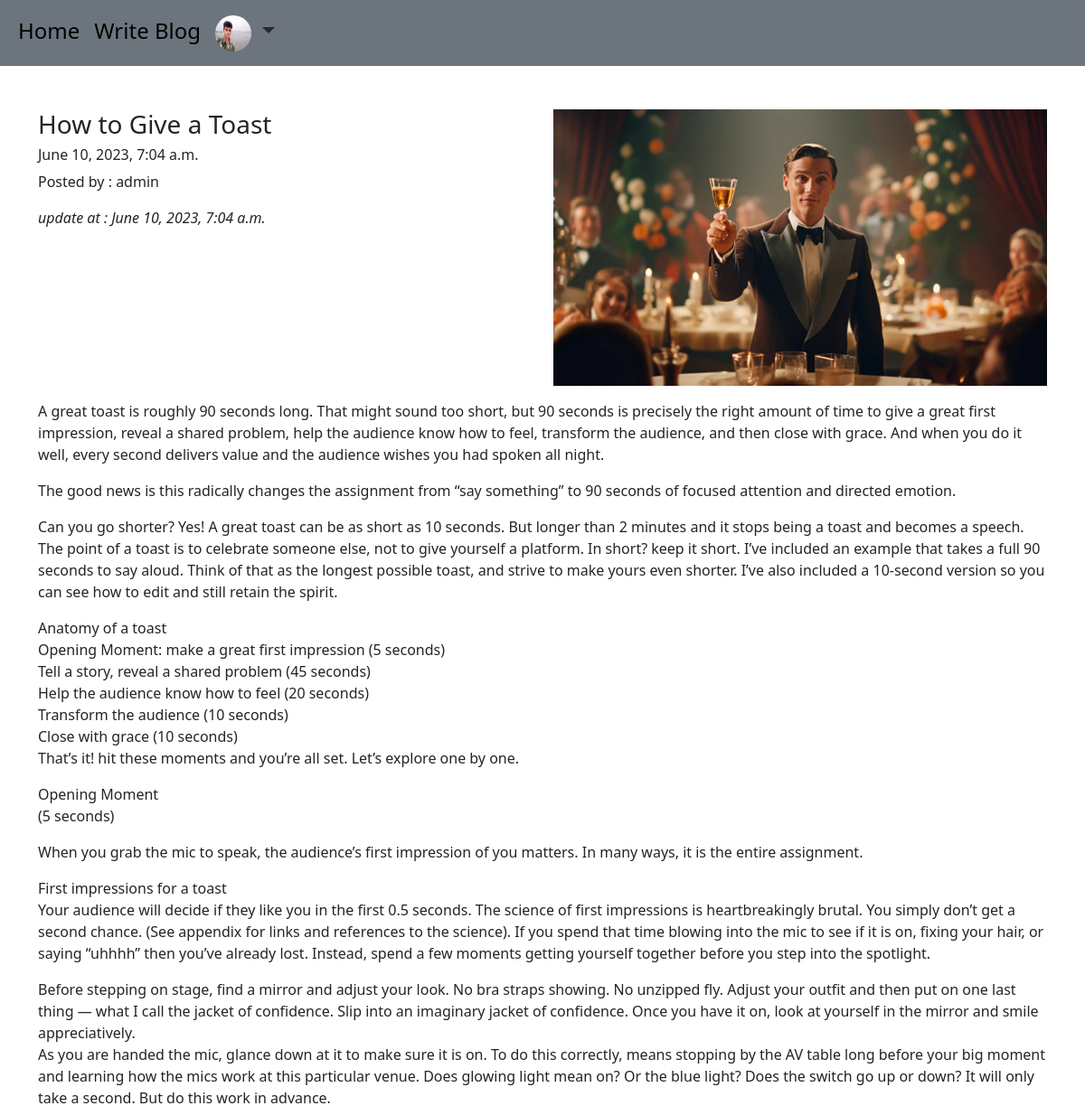
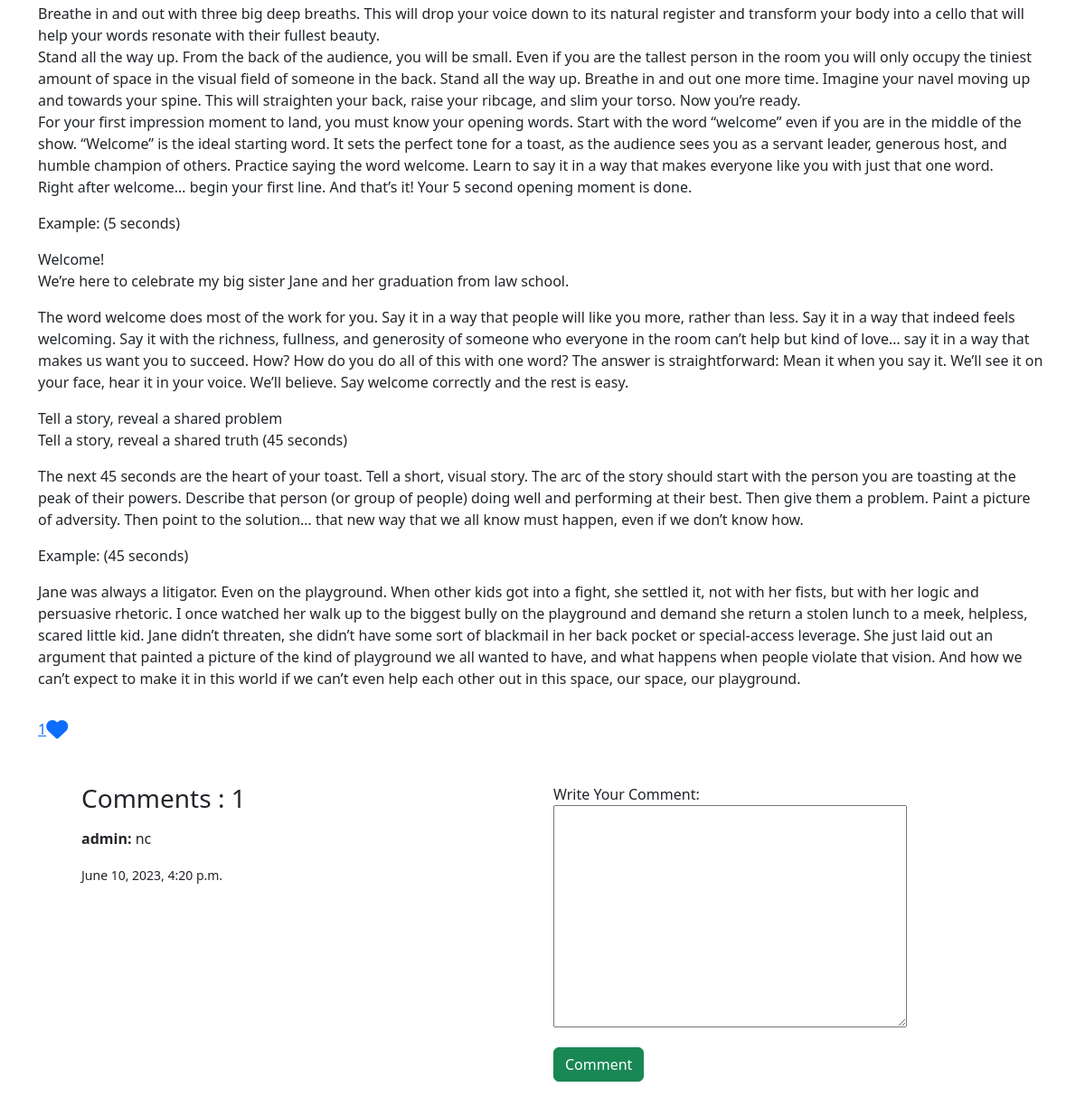
Page /blog/details/4/ (signed in) on the committed database (2 pictures, top to bottom).
### login/models.py (models this page shows, shortened)
class UserProfile(models.Model):
    user = models.OneToOneField(
        User, on_delete=models.CASCADE, related_name='user_all_profile')
    profile_pic = models.ImageField(
        upload_to='profile_pic')

### blog/models.py (models this page shows, shortened)
class Blog(models.Model):
    author = models.ForeignKey(
        User, on_delete=models.CASCADE, related_name='author_blog')
    blog_title = models.CharField(max_length=255)
    blog_content = models.TextField(verbose_name='What is Your mind ?')
    slug = models.SlugField(max_length=1000, unique=True)
    blog_image = models.ImageField(upload_to='blog_img')
    publish_at = models.DateTimeField(auto_now_add=True)
    update_at = models.DateTimeField(auto_now=True)
    class Meta:
        ordering=['-publish_at']

class Comment(models.Model):
    blog = models.ForeignKey(
        Blog, on_delete=models.CASCADE, related_name='blog_comment')
    user = models.ForeignKey(
        User, on_delete=models.CASCADE, related_name='user_comment')
    comment = models.TextField(verbose_name='Write Your Comment')
    comment_date = models.DateTimeField(auto_now_add=True)

### blog/views.py (the view, shortened to what this page needs)
# urls.py: path('details/<int:id>/', views.blog_details, name='details'),
@login_required
def blog_details(request, id):
    blog = Blog.objects.get(pk=id)
    comment_form = CommentForm()
    all_comment = Comment.objects.filter(blog=blog)
    already_like = Like.objects.filter(user=request.user, blog=blog)
    if already_like:
        liked = True
    else:
        liked = False
    return render(request, 'blog/blog_details.html', context={'blog': blog, 'comment_form': comment_form, 'all_comment': all_comment, 'liked': liked})

### blog/forms.py
class CommentForm(forms.ModelForm):
    class Meta:
        model = Comment
        fields = ['comment']

### blog/templates/blog/blog_details.html (shortened to what this page needs)
{% extends 'base.html' %}
{% load custom_filters %}
{% block body_block %}
<div class="row">
    <div class="col">
        <h3>{{blog.blog_title}}</h3>
        <h6>{{blog.publish_at}}</h6>
        <p>Posted by : {{blog.author}}</p>
        <p><i>update at : {{blog.update_at}}</i></p>
    </div>
    <div class="col">
        <img src="/media/{{blog.blog_image}}" alt="" title="{{blog.blog_title}}" width="100%">
    </div>
    <p>{{blog.blog_content|linebreaks}}</p>
    {% if liked %}
    <a href="{% url 'blog:unlike' pk=blog.pk%}">{{blog.like_blog.count}}<i class="fa-solid fa-heart fa-xl ml-3"></i></a>
    {% else %}
    <a href="{% url 'blog:like' pk=blog.pk%}">{{blog.like_blog.count}}<i class="fa-regular fa-heart fa-xl ml-3"></i></a>
    {% endif %}
</div>
<div class="row p-5">
    <div class="col">
        <h3>Comments : {{blog.blog_comment.count}}</h3>
        {% for comment in all_comment %}
        <p class="mt-3"><strong>{{comment.user}}:</strong> {{comment.comment}}</p>
        <small>{{comment.comment_date}}</small>
        {% endfor %}
    </div>
    <div class="col">
        <form action="" method="post">
            {{comment_form.as_p}}
            <input type="submit" value="Comment" class="btn btn-success btn-m">
        </form>
    </div>
</div>
{% endblock body_block %}

### templates/base.html (shortened to what this page needs)
<!doctype html>
<html lang="en">
<head>
    <link href="https://cdn.jsdelivr.net/npm/bootstrap@5.3.0/dist/css/bootstrap.min.css" rel="stylesheet"
>
</head>
<body>
    <nav class="navbar navbar-expand-lg bg-secondary">
        <div class="container-fluid">
            <div class="collapse navbar-collapse" id="navbarNavDropdown">
                <ul class="navbar-nav fs-4">
                    <li class="nav-item">
                        <a class="nav-link active" aria-current="page" href="{% url 'blog:blog_list' %}">Home</a>
                    </li>
                    {% if user.is_authenticated %}
                    <li class="nav-item">
                        <a class="nav-link active" aria-current="page" href="{% url 'blog:write_blog' %}">Write Blog</a>
                    </li>
                    <li class="nav-item dropdown">
                        {% if user.user_all_profile %}
                        <a class="nav-link dropdown-toggle" href="#" role="button" data-bs-toggle="dropdown"
                            aria-expanded="false">
                            <img src="/media/{{user.user_all_profile.profile_pic}}" alt="" width="40" height="40"
                                class="rounded-circle">
                        </a>
                        {% else %}
                        <a class="nav-link dropdown-toggle" href="#" role="button" data-bs-toggle="dropdown"
                            aria-expanded="false">
                            <img src="/media/profile_pic/default.avif" alt="" width="40" height="40"
                                class="rounded-circle">
                        </a>
                        {% endif %}
                    </li>
                    {% endif %}
                </ul>
            </div>
        </div>
    </nav>
    <div class="container mt-5">
        {% block body_block %}
        {% endblock body_block %}
    </div>
</body>
</html>

### rows in the picture
Blog: blog_title "How to Give a Toast", publish_at "June 10, 2023, 7:04 a.m.", author "admin", update_at "June 10, 2023, 7:04 a.m.", blog_image (picture), blog_content "A great toast is roughly 90 seconds long. That might sound too short, but 90 seconds is precisely the right amount of time to give a great first impression, reveal a shared problem, help the audience know how to feel, transform the audience, and then close with grace. And when you do it well, every second delivers value and the audience wishes you had spoken all night. The good news is this radically changes the assignment from “say something” to 90 seconds of focused attention and directed emotion. Can you go shorter? Yes! A great toast can be as short as 10 seconds. But longer than 2 minutes and it stops being a toast and becomes a speech. The point of a toast is to celebrate someone…", like_blog.count "1", blog_comment.count "1"
Comment: user "admin", comment "nc", comment_date "June 10, 2023, 4:20 p.m."
